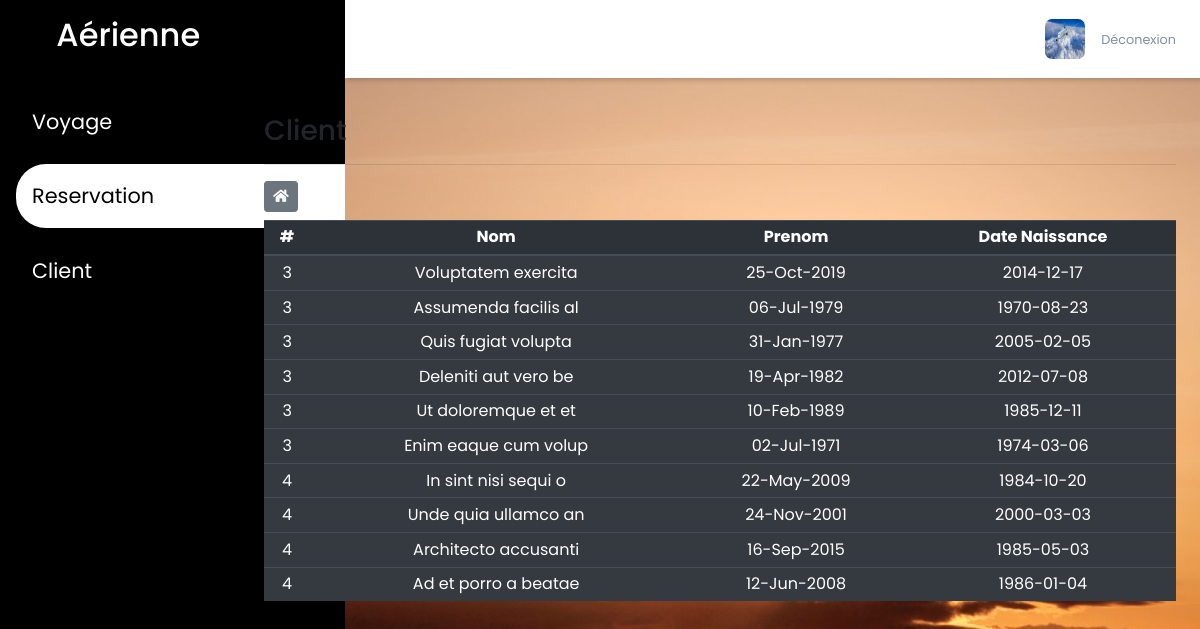
/gestion/homeReservation (signed in), run on the app's committed database.
### tables this page shows
CREATE TABLE `reservation` (
  `NumRes` int(11) NOT NULL,
  `nom` varchar(20) DEFAULT NULL,
  `prenom` varchar(20) DEFAULT NULL,
  `datenaissance` date DEFAULT NULL,
  `idVoyage` int(11) DEFAULT NULL,
  `idUser` int(11) DEFAULT NULL
);

### gestion/controllers/homeController.php (called while the page is built)
<?php
class HomeController{
    public function index($page)
    {
        include('views/'.$page.'.php');
    }
}
?>

### gestion/database/DB.php (called while the page is built)
<?php
    class DB
    {
        static public function Connect()
        {
            $db=new PDO('mysql:dbname=reservation;host=localhost','root','');
            $db->exec("set names utf8");
            $db->setAttribute(PDO::ATTR_ERRMODE,PDO::ERRMODE_WARNING);
            return $db;
        }
    }
?>

### gestion/models/Voyageur.php (called while the page is built, shortened)
<?php
class Voyageur{
    static public function getAllReservation()
    {
        $stmt=DB::Connect()->prepare('SELECT * FROM `reservation` ORDER BY idVoyage');
        $stmt->execute();
        return $stmt->fetchAll();
    }
}
?>

### gestion/controllers/voyageurController.php (called while the page is built, shortened)
<?php
require_once './models/Voyageur.php';
class voyageurController
{
    public function getAllReservation()
    {
        $voyageur=Voyageur::getAllReservation();
        return $voyageur;
    }
}
?>

### gestion/views/homeReservation.php (the view, shortened to what this page needs)
<?php
    $voyageure=new voyageurController();
    $vg=$voyageure->getAllReservation();
?>
    <div class="sidebar">
        <div class="sidebar-brand">
            <h2><span class="lab la-accusoft"></span> <span>Aérienne</span></h2>
        </div>
        <div class="sidebare-menu">
            <ul>
                <li>
                    <a href="homeVoyage">
                        <span>Voyage</span>
                    </a>
                </li>
                <li>
                    <a href="homeReservation" class="active">
                        <span>Reservation</span>
                    </a>
                </li>
                <li>
                    <a href="homeClient" >
                        <span>Client</span>
                    </a>
                </li>
            </ul>
        </div>
    </div>
    <div class="main-content">
        <header>
            <div class="user-wrapper">
                <img src="./public/img/pic.jpg" width="40px" height="40px" alt="">
                <div>
                    <a href="<?php echo BASE_URL;?>logout"><small>Déconexion</small></a>
                </div>
            </div>
        </header>
    </div>
    <main role="main" style="width: 80%;" class="col-md-9 ml-sm-auto col-lg-10 px-4">
        <h3>Client</h3>
        <hr>
        <div class="table-responsive">
            <a href="homeVoyage" class="btn btn-sm btn-secondary mr-2 mb-2">
                <i class="fas fa-home"></i>
            </a>
            <table class="table table-sm table-dark">
                <thead>
                    <tr class="table-active">
                        <th>#</th>
                        <th>Nom</th>
                        <th>Prenom</th>
                        <th>Date Naissance</th>
                    </tr>
                </thead>
                <tbody>
                    <?php foreach($vg as $vo):?>
                  <tr>
                    <td><?= $vo['idVoyage'];?></td>
                    <td><?= $vo['nom']?></td>
                    <td><?= $vo['prenom']; ?></td>
                    <td><?= $vo['datenaissance']?></td>
                  </tr>
                  <?php endforeach; ?>
                </tbody>
              </table>
        </div>
    </main>

### gestion/views/includes/headre.php (shortened to what this page needs)
<!DOCTYPE html>
<html lang="en">
<head>
    <link rel="stylesheet" href="https://maxst.icons8.com/vue-static/landings/line-awesome/line-awesome/1.3.0/css/line-awesome.min.css">
    <link rel="stylesheet" type="text/css" href="https://cdnjs.cloudflare.com/ajax/libs/font-awesome/5.10.2/css/all.css">
    <link rel="stylesheet" href="https://stackpath.bootstrapcdn.com/bootstrap/4.4.1/css/bootstrap.min.css">
    <link rel="stylesheet" href="public/css/style.css">
</head>
<body>

### gestion/index.php (shortened to what this page needs)
<?php
    require_once './views/includes/headre.php';
    require_once './controllers/homeController.php';
    require_once './controllers/voyageurController.php';
    $home =new HomeController();
    $pages=['addClient','deleteClient','homeClient','updateClient','homeVoyage','addVoyage','updateVoyage','deleteVoyage','login','register','logout','homeReservation'];
if(isset($_SESSION['adminLogged']) && $_SESSION['adminLogged']===true)
{
    if(isset($_GET['page']))
    {
        if(in_array($_GET['page'],$pages))
        {
            $home->index($_GET['page']);
        }
        else
        {
            include('./views/includes/404.php');
        }
    }else{
        $home->index('homeVoyage');
    }
    require_once './views/includes/footer.php';
}else if(isset($_GET['page']) && $_GET['page'] ==='register'){
    $home->index('register');
}else{
    $home->index('login');
}
?>

### gestion/views/includes/footer.php
</body>

### gestion/public/css/style.css (style rules this page uses)
:root { --main-color:#000; --color-dark:#1D2231; --text-grey:#8390A2; }
* { padding: 0; margin: 0; box-sizing: border-box; list-style-type: none; text-decoration: none; font-family: 'Poppins', sans-serif; }
.sidebar { width: 345px; position: fixed; left: 0; top: 0; height: 100%; background: var(--main-color); z-index: 100%; transition: width 300ms; }
.sidebar-brand { height: 90px; padding: 1rem 0rem 1rem 2rem; color: #fff; }
.sidebar-brand span { display: inline-block; padding-right: 1rem; }
.sidebare-menu { margin-top: 1rem; }
.sidebare-menu li { width: 100%; margin-bottom: 1.7rem; padding-left: 1rem; }
.sidebare-menu a { padding-left: 1rem; display: block; color: #fff; font-size: 1.3rem; }
.sidebare-menu a.active { background: #fff; padding-top: 1rem; padding-bottom: 1rem; color: var(--main-color); border-radius: 30px 0px 0px 30px; }
header { background: #fff; display: flex; justify-content: space-between; padding: 1rem 1.5rem; box-shadow: 2px 2px 5px rgba(0,0,0,0.2); position: fixed; left: 345px; width: calc(100% - 345px); top: 0; z-index: 100; transition: left 300ms; }
.main-content { background-image: url('./../img/hbg.jpg'); }
.user-wrapper { display: flex; align-items: center; }
.user-wrapper img { border-radius: 7px; margin-right: 1rem; }
.user-wrapper small { display: inline-block; color: var(--text-grey); }
main { margin-top: 90px; }
table th, table td { text-align: center; }
body { background-image: url('./../img/bg1.jpg'); height: 120%; background-repeat: no-repeat; background-size: cover; }

### data on the page
reservation: idVoyage "3", nom "Voluptatem exercita", prenom "25-Oct-2019", datenaissance "2014-12-17"
reservation: idVoyage "3", nom "Assumenda facilis al", prenom "06-Jul-1979", datenaissance "1970-08-23"
reservation: idVoyage "3", nom "Quis fugiat volupta", prenom "31-Jan-1977", datenaissance "2005-02-05"
reservation: idVoyage "3", nom "Deleniti aut vero be", prenom "19-Apr-1982", datenaissance "2012-07-08"
reservation: idVoyage "3", nom "Ut doloremque et et", prenom "10-Feb-1989", datenaissance "1985-12-11"
reservation: idVoyage "3", nom "Enim eaque cum volup", prenom "02-Jul-1971", datenaissance "1974-03-06"
reservation: idVoyage "4", nom "In sint nisi sequi o", prenom "22-May-2009", datenaissance "1984-10-20"
reservation: idVoyage "4", nom "Unde quia ullamco an", prenom "24-Nov-2001", datenaissance "2000-03-03"
reservation: idVoyage "4", nom "Architecto accusanti", prenom "16-Sep-2015", datenaissance "1985-05-03"
reservation: idVoyage "4", nom "Ad et porro a beatae", prenom "12-Jun-2008", datenaissance "1986-01-04"
